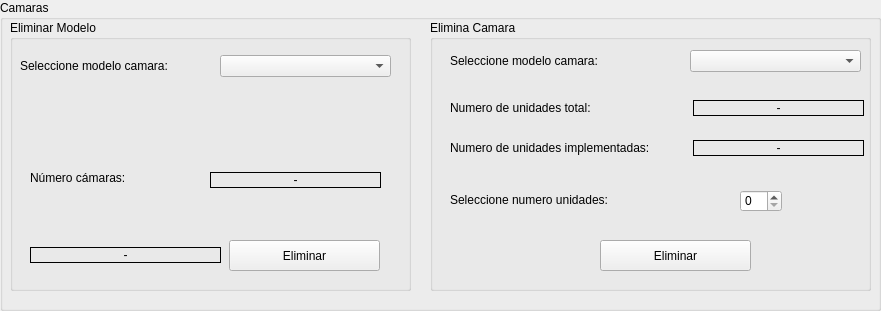
   <widget class="QGroupBox" name="gb_ResumenCamarasMain">
    <property name="geometry">
     <rect>
      <x>729</x>
      <y>721</y>
      <width>881</width>
      <height>311</height>
     </rect>
    </property>
    <property name="title">
     <string>Camaras</string>
    </property>
    <widget class="QGroupBox" name="groupBox_6">
     <property name="geometry">
      <rect>
       <x>10</x>
       <y>20</y>
       <width>401</width>
       <height>271</height>
      </rect>
     </property>
     <property name="title">
      <string>Eliminar Modelo</string>
     </property>
     <widget class="QComboBox" name="cb_resumenModelo">
      <property name="geometry">
       <rect>
        <x>210</x>
        <y>35</y>
        <width>171</width>
        <height>22</height>
       </rect>
      </property>
     </widget>
     <widget class="QLabel" name="label_70">
      <property name="geometry">
       <rect>
        <x>10</x>
        <y>38</y>
        <width>171</width>
        <height>16</height>
       </rect>
      </property>
      <property name="text">
       <string>Seleccione modelo camara:</string>
      </property>
     </widget>
     <widget class="QLabel" name="lb_resumenNombreModelo">
      <property name="geometry">
       <rect>
        <x>20</x>
        <y>227</y>
        <width>191</width>
        <height>16</height>
       </rect>
      </property>
      <property name="frameShape">
       <enum>QFrame::Box</enum>
      </property>
      <property name="text">
       <string>-</string>
      </property>
      <property name="alignment">
       <set>Qt::AlignCenter</set>
      </property>
     </widget>
     <widget class="QPushButton" name="bt_clearResumenModelo">
      <property name="geometry">
       <rect>
        <x>219</x>
        <y>220</y>
        <width>151</width>
        <height>31</height>
       </rect>
      </property>
      <property name="text">
       <string>Eliminar</string>
      </property>
      <property name="icon">
       <iconset>
        <normaloff>../Imagenes/clear.png</normaloff>../Imagenes/clear.png</iconset>
      </property>
      <property name="iconSize">
       <size>
        <width>24</width>
        <height>24</height>
       </size>
      </property>
      <property name="autoDefault">
       <bool>false</bool>
      </property>
     </widget>
     <widget class="QLabel" name="label_78">
      <property name="geometry">
       <rect>
        <x>20</x>
        <y>150</y>
        <width>131</width>
        <height>16</height>
       </rect>
      </property>
      <property name="text">
       <string>Número cámaras:</string>
      </property>
     </widget>
     <widget class="QLabel" name="lb_resumenNumeroModelo">
      <property name="geometry">
       <rect>
        <x>200</x>
        <y>152</y>
        <width>171</width>
        <height>16</height>
       </rect>
      </property>
      <property name="frameShape">
       <enum>QFrame::Box</enum>
      </property>
      <property name="text">
       <string>-</string>
      </property>
      <property name="alignment">
       <set>Qt::AlignCenter</set>
      </property>
     </widget>
    </widget>
    <widget class="QGroupBox" name="groupBox_9">
     <property name="geometry">
      <rect>
       <x>430</x>
       <y>20</y>
       <width>441</width>
       <height>271</height>
      </rect>
     </property>
     <property name="title">
      <string>Elimina Camara</string>
     </property>
     <widget class="QLabel" name="label_71">
      <property name="geometry">
       <rect>
        <x>20</x>
        <y>33</y>
        <width>171</width>
        <height>16</height>
       </rect>
      </property>
      <property name="text">
       <string>Seleccione modelo camara:</string>
      </property>
     </widget>
     <widget class="QComboBox" name="cb_resumenCamaras">
      <property name="geometry">
       <rect>
        <x>260</x>
        <y>30</y>
        <width>171</width>
        <height>22</height>
       </rect>
      </property>
     </widget>
     <widget class="QLabel" name="label_72">
      <property name="geometry">
       <rect>
        <x>20</x>
        <y>172</y>
        <width>171</width>
        <height>16</height>
       </rect>
      </property>
      <property name="text">
       <string>Seleccione numero unidades:</string>
      </property>
     </widget>
     <widget class="QSpinBox" name="sp_unidadesEliminar">
      <property name="geometry">
       <rect>
        <x>310</x>
        <y>170</y>
        <width>42</width>
        <height>22</height>
       </rect>
      </property>
     </widget>
     <widget class="QLabel" name="label_76">
      <property name="geometry">
       <rect>
        <x>20</x>
        <y>80</y>
        <width>171</width>
        <height>16</height>
       </rect>
      </property>
      <property name="text">
       <string>Numero de unidades total:</string>
      </property>
     </widget>
     <widget class="QLabel" name="label_77">
      <property name="geometry">
       <rect>
        <x>20</x>
        <y>120</y>
        <width>221</width>
        <height>16</height>
       </rect>
      </property>
      <property name="text">
       <string>Numero de unidades implementadas:</string>
      </property>
     </widget>
     <widget class="QLabel" name="lb_resumenNumeroCamarasTotal">
      <property name="geometry">
       <rect>
        <x>263</x>
        <y>80</y>
        <width>171</width>
        <height>16</height>
       </rect>
      </property>
      <property name="frameShape">
       <enum>QFrame::Box</enum>
      </property>
      <property name="text">
       <string>-</string>
      </property>
      <property name="alignment">
       <set>Qt::AlignCenter</set>
      </property>
     </widget>
     <widget class="QLabel" name="lb_resumenNumeroCamarasImplementadas">
      <property name="geometry">
       <rect>
        <x>263</x>
        <y>120</y>
        <width>171</width>
        <height>16</height>
       </rect>
      </property>
      <property name="frameShape">
       <enum>QFrame::Box</enum>
      </property>
      <property name="text">
       <string>-</string>
      </property>
      <property name="alignment">
       <set>Qt::AlignCenter</set>
      </property>
     </widget>
     <widget class="QPushButton" name="bt_clearResumenCamara">
      <property name="geometry">
       <rect>
        <x>170</x>
        <y>220</y>
        <width>151</width>
        <height>31</height>
       </rect>
      </property>
      <property name="text">
       <string>Eliminar</string>
      </property>
      <property name="icon">
       <iconset>
        <normaloff>../Imagenes/clear.png</normaloff>../Imagenes/clear.png</iconset>
      </property>
      <property name="iconSize">
       <size>
        <width>24</width>
        <height>24</height>
       </size>
      </property>
      <property name="autoDefault">
       <bool>false</bool>
      </property>
     </widget>
    </widget>
   </widget>
